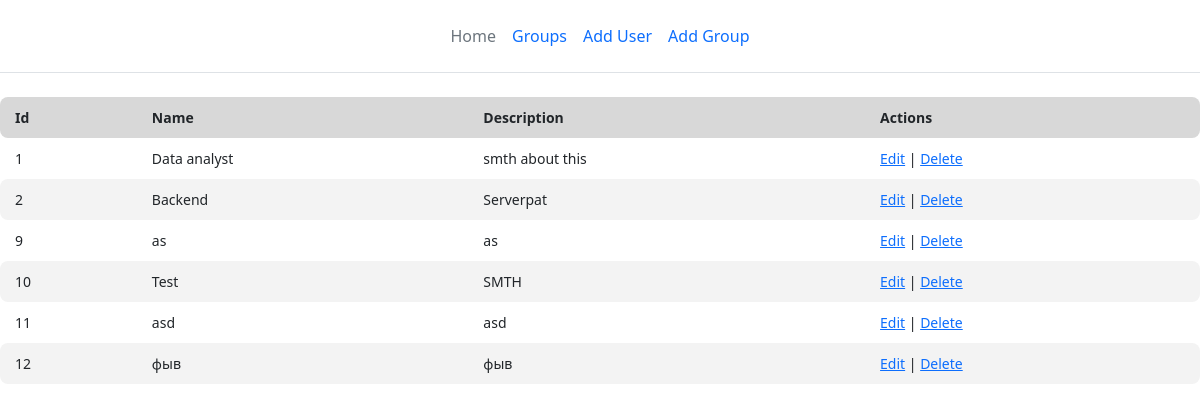
Screenshot of /groups with the database file from the repository.
### main/models.py (models this page shows, shortened)
class Group(models.Model):
    name = models.CharField('name', max_length=255)
    description = models.TextField('description')

### main/views.py (the view)
# urls.py: path('groups', views.groups),
def groups(request):
    group = Group.objects.all()
    return render(request, 'main/groups.html', {'group': group})

### main/templates/main/groups.html (shortened to what this page needs)
{% extends 'main/baza.html' %}
{% block content %}
     <table class ='table'>
        <thead><th>Id</th><th>Name</th><th>Description</th><th>Actions</th></thead>
        {% for g in group %}
        <tr>
            <td>{{ g.id }}</td>
            <td>{{ g.name }}</td>
            <td>{{ g.description }}</td>
            <td><a href="edit_group/{{g.id}}">Edit</a> | <a href="delete_group/{{g.id}}">Delete</a></td>
        </tr>
        {% endfor %}
    </table>
{% endblock %}

### main/static/main/css/style.css (style rules this page uses)
.table { width: 100%; border: none; margin-bottom: 20px; }
.table thead th { font-weight: bold; text-align: left; border: none; padding: 10px 15px; background: #d8d8d8; font-size: 14px; }
.table thead tr th:first-child { border-radius: 8px 0 0 8px; }
.table thead tr th:last-child { border-radius: 0 8px 8px 0; }
.table tbody td { text-align: left; border: none; padding: 10px 15px; font-size: 14px; vertical-align: top; }
.table tbody tr:nth-child(even) { background: #f3f3f3; }
.table tbody tr td:first-child { border-radius: 8px 0 0 8px; }
.table tbody tr td:last-child { border-radius: 0 8px 8px 0; }

### rows the page displays
Group: id "1", name "Data analyst", description "smth about this"
Group: id "2", name "Backend", description "Serverpat"
Group: id "9", name "as", description "as"
Group: id "10", name "Test", description "SMTH"
Group: id "11", name "asd", description "asd"
Group: id "12", name "фыв", description "фыв"
